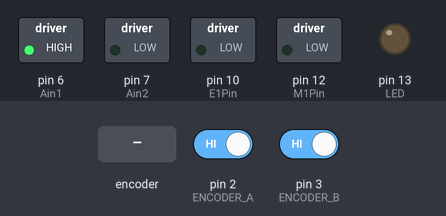
Simulated run of this sketch. Board: Arduino Uno, built with avr-gcc and run on an emulated ATmega328P. Shown: switched loads named in the sketch (green lamp = pin HIGH), output pins drawn as LEDs (lit = HIGH). The inputs (shaded band) are chosen by the test bench; at power-on: pin 2 (ENCODER_A) HIGH, pin 3 (ENCODER_B) HIGH.

Above: at 1.2 s.
1.3 s: rotary encoder on pin 2 (ENCODER_A) / pin 3 (ENCODER_B) turned 3 steps (first pin leading)
At 2.1 s:
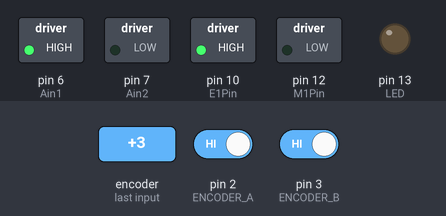
Timing chart, 0 to 4.3 s (numbered marks = the images above; inputs shaded):
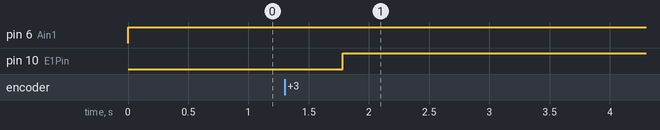

Measured:
- after the input at 1.3 s, pin 10 (E1Pin): LOW → HIGH after 0.48 s

The sketch:

ProgramaControlador.ino
```cpp
#include <util/atomic.h>
#define ENCODER_A 2 // Amarillo
#define ENCODER_B 3 // Verde
#define BUTTON_MOD 4

//Datos de la trama
char trama="0";
String bufferString;
String cadena;
int LED = 13;

char corte = ";";
String mode = "";
String lecture = "";


// Pin del Potenciómetro
const int pot = A0;


// Pines de Control Shield
const int E1Pin = 10;   // Velocidad 1
const int M1Pin = 12;   // Direccion 1
const int E2Pin = 11;   // Velocidad 2
const int M2Pin = 13;   // Direccion 2

// Traducción de E1 para dirección con dos lineas
const int Ain1 = 6;
const int Ain2 = 7;

//Variable global de posición compartida con la interrupción
volatile int theta = 0;

//Variable global de pulsos compartida con la interrupción
volatile int pulsos = 0;
unsigned long timeold;
float resolution = 374.22;

//Variable Global Velocidad
int vel = 0;

//Variable Global Posicion
int ang = 0;

//Variable Global MODO
bool modo = false;

//Estructura del Motor
typedef struct{
  byte enPin;
  byte directionPin;
}

Motor;  // CLASE MOTOR
//Creo el objeto "motor" de la clase "Motor"
const Motor motor = {E1Pin, M1Pin};

//Constantes de dirección del Motor
const int Forward = LOW;
const int Backward = HIGH;

/////////////////////////////////////////////////////////////////////////////////////////////////////////////

void setup(){
  // set timer 1 divisor to 1024 for PWM frequency of 30.64 Hz
  TCCR1B = TCCR1B & B11111000 | B00000101;
  Serial.begin(115200);
  pinMode(LED, OUTPUT);
  //Encoders como entradas
  pinMode(Ain1, OUTPUT);
  pinMode(Ain2, OUTPUT);
  pinMode(ENCODER_A, INPUT);
  pinMode(ENCODER_B, INPUT);
  //Pulsadores
  pinMode(BUTTON_MOD, INPUT_PULLUP);
  //Configura Motor
  pinMode(motor.enPin, OUTPUT);
  pinMode(motor.directionPin, OUTPUT);
  //Configurar Interrupción
  timeold = 0;
  attachInterrupt(digitalPinToInterrupt(ENCODER_A),leerEncoder,RISING);
}

/////////////////////////////////////////////////////////////////////////////////////////////////////////////

void loop(){
  tramadatos();

  float posicion;
  float rpm;
  int value,dir=true;
  //Lee el Valore del Potenciometro
  value = lecture.toInt();
  //Serial.print("Valor::::  "); Serial.println(value);
  //Cambia de Modo Velociadad o Posición

  if(mode=="v"){
    modo=true;
  }else{
    modo=false;
  }
  delay(1);

  if(modo){
    //Transforma el valor del Pot a velocidad
    vel = map(value,0,1023,0,255);
    //Activa el motor dirección Forward con la velocidad
    setMotor(motor, vel, false);
    //Espera un segundo para el calculo de las RPM
    if (millis() - timeold >= 1000){
      //Modifica las variables de la interrupción forma atómica
      ATOMIC_BLOCK(ATOMIC_RESTORESTATE){
        //rpm = float(pulsos * 60.0 / 374.22); //RPM
        rpm = float((60.0 * 1000.0 / resolution ) / (millis() - timeold) *
        pulsos);
        timeold = millis();
        pulsos = 0;
      }
    }
      //Serial.print("SPEED WORKING HERE...  Vel:   "); Serial.print(vel); Serial.print("         RPM:    "); Serial.println(rpm);
  }
  else{
    //Transforma el valor del Pot a ángulo
    ang = map(value,0,1023,0,360);
    //Modifica las variables de la interrupción forma atómica
    ATOMIC_BLOCK(ATOMIC_RESTORESTATE){
    posicion = (float(theta * 360.0 /resolution));
    }
    //Posiciona el ángulo con tolerancia +- 2
    if(ang > posicion+2){
      vel = 200;
      dir = true;
    }
    else if(ang < posicion-2){
      vel = 200;
      dir = false;
    }
    else{
      vel = 0;
    }
    setMotor(motor, vel, dir);
    //Serial.print("POSITION WORKING HERE...  Ang:   "); Serial.println(ang);
  }
}

//      FUNCIONES       ////////////////////////////////////////////////////////////////////////

//Función para dirección y velocidad del Motor  // MODIFICACION PARA L293D, L298N, TB6612FNG
void setMotor(const Motor motor, int vel, bool dir){
  analogWrite(motor.enPin, vel);
  if(dir){
    digitalWrite(motor.directionPin, Forward);
    digitalWrite(Ain1, HIGH);
    digitalWrite(Ain2, LOW);
  }
  else{
    digitalWrite(motor.directionPin, Backward);
    digitalWrite(Ain1, LOW);
    digitalWrite(Ain2, HIGH);
  }
}


//Función para la lectura del encoder
void leerEncoder(){
  //Lectura de Velocidad
  if(modo)
  pulsos++; //Incrementa una revolución
  //Lectura de Posición
  else{
    int b = digitalRead(ENCODER_B);
    if(b > 0){
      //Incremento variable global
      theta++;
    }
    else{
      //Decremento variable global
      theta--;
    }
  }
}


//SEPARA LA TRAMA DE DATOS ENTRANTE
void tramadatos(){
  bufferString="";
  bool var1=false;
  bool var2=false;
  bool libre=true;

  while(Serial.available()){
        trama=Serial.read();  //Leer el siguiente Char de la cadena

        if(trama==';' && var1==false && libre==true){
          mode=bufferString;
          bufferString="";
          var1=true;
          libre=false;
          //Serial.print("mode=== ");
          //Serial.println(mode);
        }

        if(trama==';' && var1==true && var2==false && libre==true){
          lecture=bufferString;
          bufferString="";
          var2=true;
          libre=false;
          //Serial.print("lecture=== ");
          //Serial.println(lecture);
        }

        if(trama!=';'){
        bufferString+=trama; //Agrega el Char a la memoria temporal
        //Serial.println(trama);
        //Serial.println(bufferString);
        libre=true;
        }

        if(trama=='f'){
          bufferString="";
          /*Serial.println("RESULTADO DE TRAMA SEPARADA");
          Serial.println("_____________________");
          Serial.print("Mode: >>>>>"); Serial.println(mode);
          Serial.print("lecture: >>>>"); Serial.println(lecture);
          Serial.println("_____________________");*/
          return("");
         }
    }
}
```
